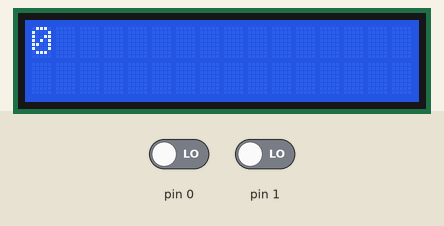
Bench run of a sketch on a simulated Arduino Uno, built with avr-gcc and run on an emulated ATmega328P. On the bench: 16×2 character LCD. The inputs (shaded band) are chosen by the test bench; at power-on: pin 0 LOW, pin 1 LOW.

Above: at 1.2 s.
1.3 s: pin 0 driven HIGH
At 2.8 s:
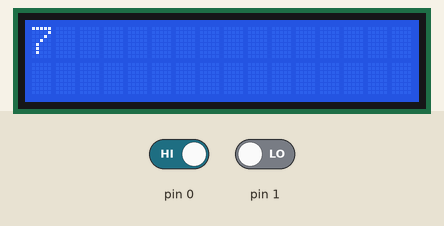
2.9 s: pin 1 driven HIGH
4.4 s: pin 0 driven LOW
At 4.62 s:
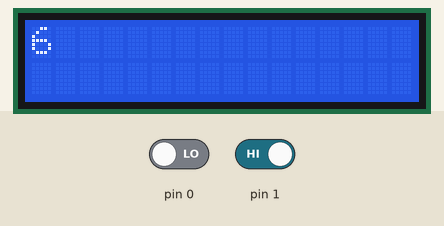
Timing chart, 0 to 7.4 s (numbered marks = the images above; inputs shaded):
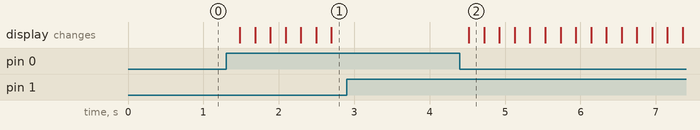

Measured:
- after the input at 1.3 s, the display: first changes after 0.18 s (image 1 shows a later state)
- after the input at 2.9 s, every drawn part: stays the same
- after the input at 4.4 s, the display: changes after 0.12 s (image 2)

The sketch:

minor_project_test1.ino
```cpp
#include<LiquidCrystal.h>
const int rs=8,en=9,d4=5,d5=4,d6=3,d7=2;
LiquidCrystal lcd(rs,en,d4,d5,d6,d7);
int Count=0;
void setup() {
  lcd.begin(16,2);
  pinMode(0,INPUT);
  pinMode(1,INPUT);

}
void loop() {
  lcd.clear();
  lcd.noBlink();

 int data=digitalRead(0);
 int data2=digitalRead(1);
  if(data==HIGH)
  {

    Count++;
    }
  if(data2==HIGH)
  {

    Count--;
    }
    lcd.print(Count);
    delay(200);
   }
```
